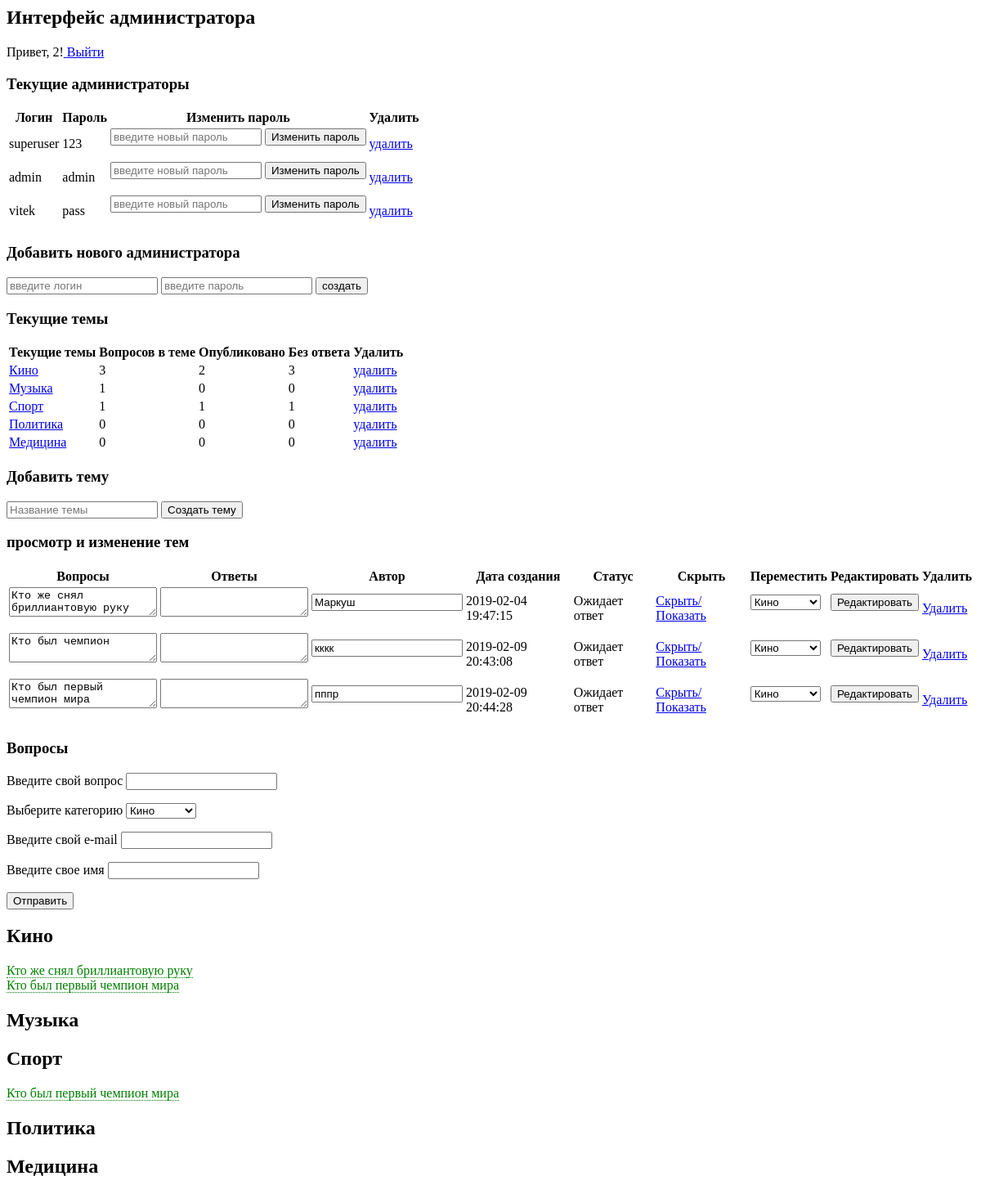
Page /index.php?show=true&category_id=1 (signed in) on the committed database.
### tables this page shows
CREATE TABLE `user` (
  `id` int(11) NOT NULL,
  `login` varchar(50) NOT NULL,
  `password` varchar(255) NOT NULL
);

CREATE TABLE `category` (
  `id` int(11) NOT NULL,
  `category` varchar(50) NOT NULL
);

CREATE TABLE `main` (
  `id` int(11) NOT NULL,
  `user_id` int(11) DEFAULT NULL,
  `question` varchar(500) NOT NULL,
  `answer` varchar(500) DEFAULT NULL,
  `category_id` int(11) NOT NULL,
  `author` varchar(50) NOT NULL,
  `email` varchar(50) NOT NULL,
  `is_hidden` tinyint(1) NOT NULL DEFAULT '0',
  `date_added` timestamp NOT NULL DEFAULT CURRENT_TIMESTAMP
);

### index.php (called while the page is built, shortened)
<?php
class Di
{
    public function config()
    {
        $config = include 'config.php';
        return $config;
    }
    public function db()
    {
        $config = $this->config();
        try {
            $db = new PDO(
                'mysql:host=' . $config['host'] . ';dbname=' . $config['dbname'] . ';charset=utf8',
                $config['user'],
                $config['pass']
            );
        } catch (PDOException $e) {
            die('Database error: ' . $e->getMessage() . '<br/>');
        }
        return $db;
    }
}
include 'controller/Controller.php';

### model/Table.php (called while the page is built, shortened)
<?php
class Table
{
    public static function listAdmin()
    {
        $stmt = Di::get()->db()->prepare('SELECT id,login,password FROM user');
        $stmt->execute();
        return $stmt->fetchAll(PDO::FETCH_ASSOC);
    }
    public static function getCategory()
    {
        $stmt = Di::get()->db()->prepare("SELECT id,category FROM category");
        $stmt->execute();
        return $stmt->fetchAll(PDO::FETCH_ASSOC);
    }
    public static function showCategory()
    {
        $stmt = Di::get()->db()->prepare("SELECT * FROM main WHERE category_id=" . $_GET['category_id'] . "");
        $stmt->execute();
        return $stmt->fetchAll(PDO::FETCH_ASSOC);
    }
    public static function getTable()
    {
        $stmt = Di::get()->db()->prepare("SELECT * FROM main");
        $stmt->execute();
        return $stmt->fetchAll(PDO::FETCH_ASSOC);
    }
}

### views/describe_category.php (the view, shortened to what this page needs)
<html>
<body>
<h3>просмотр и изменение тем</h3>
<table>
    <thead>
    <th>Вопросы</th>
    <th>Ответы</th>
    <th>Автор</th>
    <th>Дата создания</th>
    <th>Статус</th>
    <th>Скрыть</th>
    <th>Переместить</th>
    <th>Редактировать</th>
    <th>Удалить</th>
    </thead>
    <?php foreach ($showCategory as $categoryValue) { ?>
        <tr>
            <td>
                <form action="" method="POST" id="form<?= $categoryValue['id'] ?>">
                                <textarea name="update_question"
                                          form="form<?= $categoryValue['id'] ?>"><?= $categoryValue['question'] ?></textarea>
                </form>
            </td>
            <td>
                <form action="" method="POST" id="form<?= $categoryValue['id'] ?>">
                                <textarea name="update_answer"
                                          form="form<?= $categoryValue['id'] ?>"><?= $categoryValue['answer'] ?></textarea>
                </form>
            </td>
            <td>
                <form action="" method="POST" id="form<?= $categoryValue['id'] ?>">
                    <input type="text" name="update_author" form="form<?= $categoryValue['id'] ?>"
                           value="<?= $categoryValue['author'] ?>">
                </form>
            </td>
            <td>
                <?= $categoryValue['date_added'] ?>
            </td>
            <td>
                <?php if (empty($categoryValue['answer'])) {
                    echo "Ожидает ответ";
                } else {
                    if ($categoryValue['is_hidden'] == 1) {
                        echo "Опубликовано";
                    } else {
                        echo "Скрыто";
                    }
                }
                ?>
            </td>
            <td>
                <a href="index.php?show=<?= $categoryValue['is_hidden'] ?>&main_id=<?= $categoryValue['id'] ?>">Скрыть/Показать</a>
            </td>
            <td>
                <form action="" method="POST" id="form<?= $categoryValue['id'] ?>">
                    <select name="update_theme" form="form<?= $categoryValue['id'] ?>">
                        <?php foreach ($category as $category_select) { ?>
                            <option value="<?= $category_select['id'] ?>" <?php if ($category_select['id'] == $categoryValue['category_id']): ?> selected <?php endif ?> >
                                <?= $category_select['category'] ?>
                            </option>
                        <?php } ?>
                    </select>
                </form>
            </td>
            <td>
                <form action="" method="POST" id="form<?= $categoryValue['id'] ?>">
                    <input type="submit" form="form<?= $categoryValue['id'] ?>" value="Редактировать">
                </form>
            </td>
            <td><a href="index.php?del=true&main_id=<?= $categoryValue['id'] ?>">Удалить</a></td>
        </tr>
    <?php } ?>
</table>
</html>
</body>

### views/admins.php (shortened to what this page needs)
<html>
<body>
<h3>Текущие администраторы</h3>
<table>
    <thead>
    <th>Логин</th>
    <th>Пароль</th>
    <th>Изменить пароль</th>
    <th>Удалить</th>
    </thead>
    <?php foreach ($users as $users_value) : ?>
        <tr>
            <td><?= $users_value['login'] ?></td>
            <td><?= $users_value['password'] ?></td>
            <td>
                <form action="" method="POST">
                    <input name="user_change_password" type="text" placeholder="введите новый пароль">
                    <input type="submit" value="Изменить пароль">
                </form>
            </td>
            <td><a href="index.php?del=true&id=<?= $users_value['id'] ?>">удалить</a></td>
        </tr>
    <?php endforeach; ?>
</table>
</body>
</html>

### views/describe_questions.php
<html>
<body>
<h3>Текущие темы</h3>
<table>
    <thead>
    <th>Текущие темы</th>
    <th>Вопросов в теме</th>
    <th>Опубликовано</th>
    <th>Без ответа</th>
    <th>Удалить</th>
    </thead>
    <?php foreach ($category as $row) { ?>
        <tr>
            <td><a href="index.php?show=true&category_id=<?= $row['id'] ?>"><?= $row['category'] ?></a></td>
            <td>
                <?php $i = 0;
                foreach ($describeCategory as $describeCategory_value) {
                    if ($describeCategory_value['category'] == $row['category']) {
                        $i++;
                    }
                }
                echo $i; ?>
            </td>
            <td>
                <?php $i = 0;
                foreach ($describeCategory as $describeCategory_value) {
                    if ($describeCategory_value['category'] == $row['category']) {
                        if ($describeCategory_value['is_hidden'] == 1) {
                            $i++;
                        }
                    }
                }
                echo $i; ?>
            </td>
            <td>
                <?php $i = 0;
                foreach ($describeCategory as $describeCategory_value) {
                    if ($describeCategory_value['category'] == $row['category']) {
                        if (empty($describeCategory_value['answer'])) {
                            $i++;
                        }
                    }
                }
                echo $i; ?>
            </td>
            <td><a href="index.php?del=true&category_id=<?= $row['id'] ?>">удалить</a></td>
        </tr>
    <?php } ?>
</table>
</body>
</html>

### views/question.php (shortened to what this page needs)
<html>
<head>
    <link href="css/style.css" rel="stylesheet">
</head>
<body>
<h3>Вопросы</h3>
<form action="" method="POST">
    <p><label for="user_question">Введите свой вопрос </label><input type="text" name="user_question"
                                                                     id="user_question" required></p>
    <label for="user_category">Выберите категорию </label>
    <select name="user_category" id="user_category">
        <?php foreach ($category as $row) : ?>
            <option value="<?= $row['id'] ?>"><?= $row['category'] ?></option>
        <?php endforeach; ?>
    </select>
    <p><label for="user_mail">Введите свой e-mail </label><input type="email" name="user_mail" id="user_mail"
                                                                 required></p>
    <p><label for="user_name">Введите свое имя </label><input type="text" name="user_name" id="user_name" required>
    </p>
    <p><input type="submit" value="Отправить"></p>
</form>
<?php foreach ($category as $row) { ?>
    <h2><?= $row['category'] ?></h2>
    <?php foreach ($table as $value) { ?>
        <?php if (($row['id'] == $value['category_id']) && ($value['is_hidden'] == 1)) : ?>
            <label for="<?= $value['id'] ?>"><?= $value['question'] ?></label>
            <br>
        <?php endif ?>
    <?php } ?>
<?php } ?>
</html>
</body>

### css/style.css (style rules this page uses)
.hide + label, .hide:checked + label { padding: 0; color: green; cursor: pointer; border-bottom: 1px dotted green; }

### rows in the picture
user: login "superuser", password "123"
user: login "admin", password "admin"
user: login "vitek", password "pass"
category: category "Кино", i "3", i "2"
category: category "Музыка", i "1", i "0"
category: category "Спорт", i "1"
category: category "Политика", i "0"
category: category "Медицина", i "0"
main: update_question "Кто же снял бриллиантовую руку", update_author "Маркуш", date_added "2019-02-04 19:47:15", answer "Ожидает ответ", update_theme "Кино", question "Кто же снял бриллиантовую руку"
main: update_question "Кто был чемпион", update_author "кккк", date_added "2019-02-09 20:43:08", answer "Ожидает ответ", update_theme "Кино"
main: update_question "Кто был первый чемпион мира", update_author "пппр", date_added "2019-02-09 20:44:28", answer "Ожидает ответ", update_theme "Кино", question "Кто был первый чемпион мира"
main: question "Кто был первый чемпион мира"

### other values in the picture
$_SESSION['user_id'] "2"
form field user_category "Кино"
